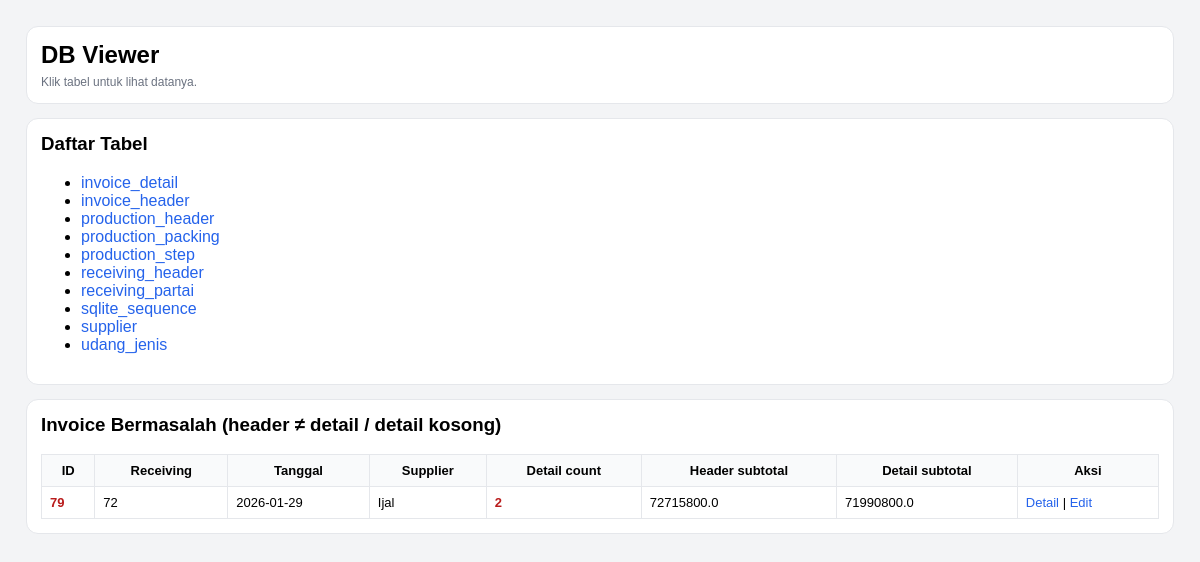
The app's page /admin/db (signed in), older data.
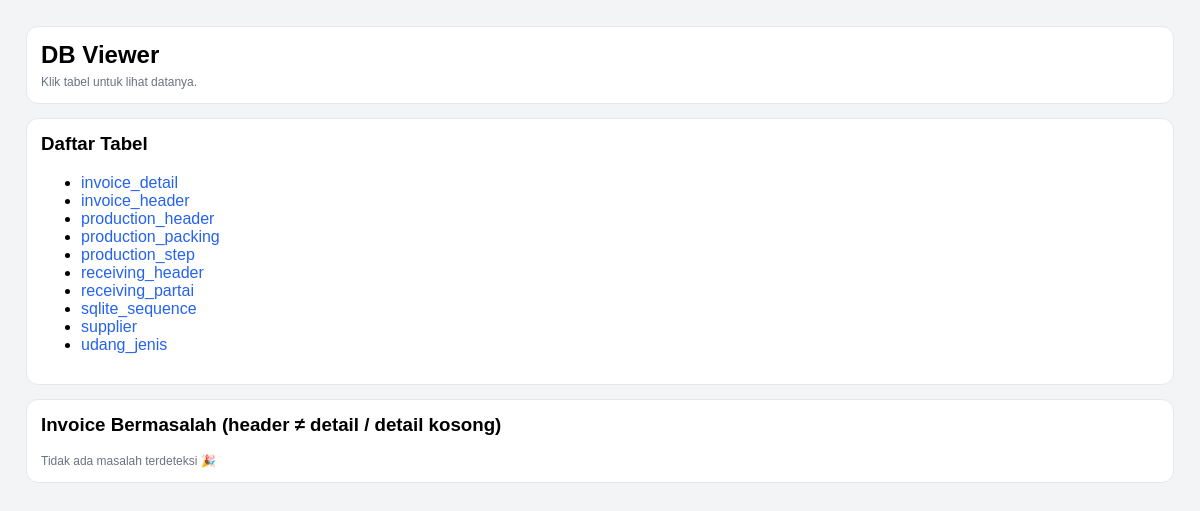
The same page, newer data.
### tables this page shows
CREATE TABLE invoice_header
                (
                    id
                    INTEGER
                    PRIMARY
                    KEY
                    AUTOINCREMENT,
                    receiving_id
                    INTEGER
                    NOT
                    NULL,
                    tanggal
                    TEXT
                    NOT
                    NULL,
                    supplier
                    TEXT
                    NOT
                    NULL,
                    price_points_json
                    TEXT, -- simpan patokan 40/50/60/70 dalam JSON
                    pph_rate
                    REAL
                    DEFAULT
                    0.0025,
                    subtotal
                    REAL
                    DEFAULT
                    0,
                    pph
                    REAL
                    DEFAULT
                    0,
                    total
                    REAL
                    DEFAULT
                    0,
                    created_at
                    TEXT
                    DEFAULT (
                    datetime
                (
                    'now',
                    'localtime'
                )), status TEXT DEFAULT 'ACTIVE', due_date TEXT, payment_type TEXT DEFAULT 'TRANSFER', cash_deduct_per_kg REAL DEFAULT 0, reject_kg REAL DEFAULT 0, reject_price REAL DEFAULT 0, cash_deduct_total REAL DEFAULT 0, reject_total REAL DEFAULT 0, tempo_hari INTEGER DEFAULT 0, total_kg REAL DEFAULT 0, pph_amount REAL DEFAULT 0,
                    FOREIGN KEY
                (
                    receiving_id
                ) REFERENCES receiving_header
                (
                    id
                )
                    );

### app.py (the view)
@app.route("/admin/db", methods=["GET"])
def admin_db_home():
    if not require_login():
        return redirect(url_for("login"))
    conn = get_conn()
    tables = [r["name"] for r in conn.execute("""
        SELECT name FROM sqlite_master
        WHERE type='table'
        ORDER BY name
    """).fetchall()]
    bad = conn.execute("""
        SELECT
          h.id AS invoice_id,
          h.receiving_id,
          h.tanggal,
          h.supplier,
          h.subtotal AS header_subtotal,
          COALESCE(SUM(d.total_harga), 0) AS detail_subtotal,
          COUNT(d.id) AS detail_count
        FROM invoice_header h
        LEFT JOIN invoice_detail d ON d.invoice_id = h.id
        WHERE h.status != 'VOID'
        GROUP BY h.id
        HAVING detail_count = 0 OR ABS(header_subtotal - detail_subtotal) > 0.01
        ORDER BY h.id DESC
        LIMIT 50
    """).fetchall()
    conn.close()
    return render_template(
        "admin_db_home.html",
        tables=tables,
        bad=[dict(r) for r in bad]
    )

### app.py (called while the page is built)
def require_login() -> bool:
    return bool(session.get("user"))

### db.py (called while the page is built)
def get_conn():
    conn = sqlite3.connect(
        DB_NAME,
        timeout=10,              # tunggu 10 detik sebelum error
        isolation_level=None     # autocommit mode (lebih aman utk web)
    )
    conn.row_factory = sqlite3.Row
    conn.execute("PRAGMA foreign_keys = ON;")
    conn.execute("PRAGMA journal_mode = WAL;")  # penting!
    return conn

### templates/admin_db_home.html (shortened to what this page needs)
<!doctype html>
<html lang="id">
<head>
</head>
<body>
<div class="card">
  <h2 style="margin:0 0 6px 0;">DB Viewer</h2>
  <div class="muted">Klik tabel untuk lihat datanya.</div>
</div>
<div class="card">
  <h3 style="margin-top:0;">Daftar Tabel</h3>
  <ul>
    {% for t in tables %}
      <li><a href="/admin/db/table/{{ t }}">{{ t }}</a></li>
    {% endfor %}
  </ul>
</div>
<div class="card">
  <h3 style="margin-top:0;">Invoice Bermasalah (header ≠ detail / detail kosong)</h3>
  {% if not bad %}
    <div class="muted">Tidak ada masalah terdeteksi 🎉</div>
  {% else %}
    <table>
      <thead>
        <tr>
          <th>ID</th>
          <th>Receiving</th>
          <th>Tanggal</th>
          <th>Supplier</th>
          <th>Detail count</th>
          <th>Header subtotal</th>
          <th>Detail subtotal</th>
          <th>Aksi</th>
        </tr>
      </thead>
      <tbody>
        {% for r in bad %}
          <tr>
            <td class="bad">{{ r.invoice_id }}</td>
            <td>{{ r.receiving_id }}</td>
            <td>{{ r.tanggal }}</td>
            <td>{{ r.supplier }}</td>
            <td class="bad">{{ r.detail_count }}</td>
            <td>{{ r.header_subtotal }}</td>
            <td>{{ r.detail_subtotal }}</td>
            <td>
              <a href="/invoice/{{ r.invoice_id }}">Detail</a> |
              <a href="/invoice/edit/{{ r.invoice_id }}">Edit</a>
            </td>
          </tr>
        {% endfor %}
      </tbody>
    </table>
  {% endif %}
</div>
</body>
</html>

Row changes from the older to the newer data that the page shows:
no longer on this page (row edited): invoice_header: invoice_id "79", receiving_id "72", tanggal "2026-01-29", supplier "Ijal", detail_count "2", header_subtotal "72715800.0", detail_subtotal "71990800.0"
Text that changed along with them:
text no longer shown: "ID Receiving Tanggal Supplier Detail count Header subtotal Detail subtotal Aksi"
text now shown: "Tidak ada masalah terdeteksi 🎉"
